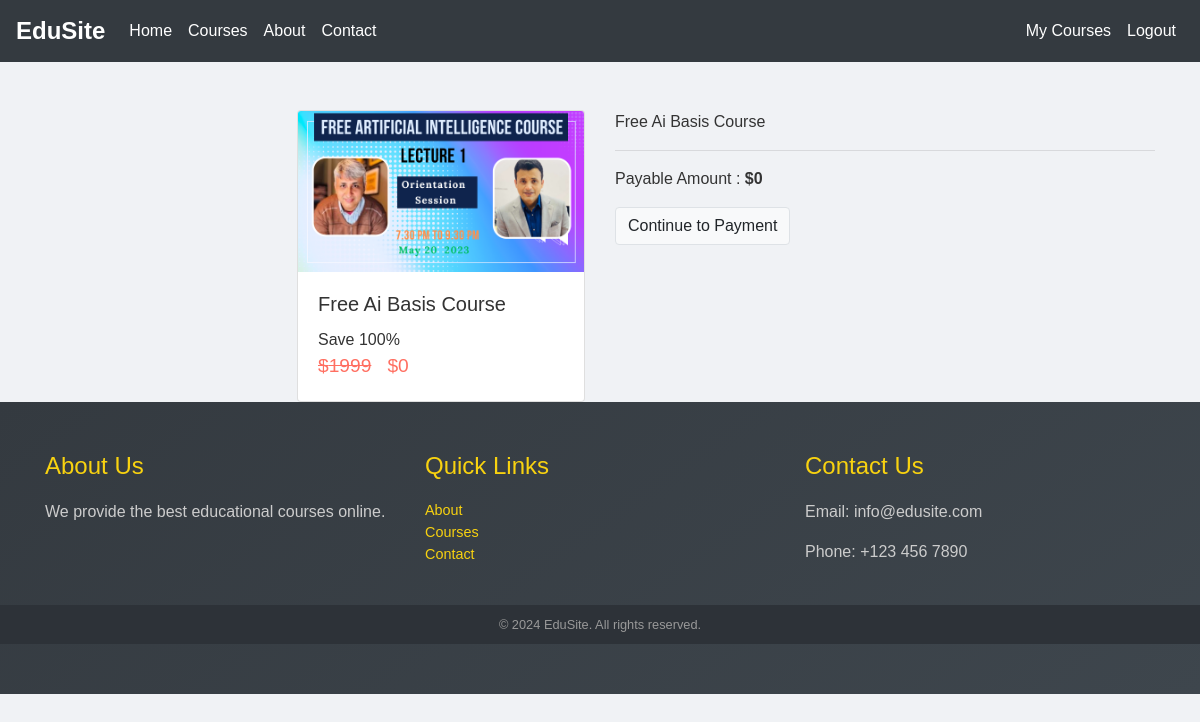
Page /check-out/Ai (signed in) on the committed database.
### courses/models/course.py (models this page shows, shortened)
class Course(models.Model):
    name = models.CharField(max_length = 50 , null = False)
    slug = models.CharField(max_length = 50 , null = False , unique = True)
    description = models.CharField(max_length = 200 , null = True)
    price = models.IntegerField(null=False)
    discount = models.IntegerField(null=False , default = 0)
    active = models.BooleanField(default = False)
    thumbnail = models.ImageField(upload_to = "files/thumbnail")
    date = models.DateTimeField(auto_now_add= True)
    resource = models.FileField(upload_to = "files/resource")
    length = models.IntegerField(null=False)

### courses/views/checkout.py (the view, shortened to what this page needs)
# urls.py: path('check-out/<str:slug>', checkout , name = 'check-out'),
@login_required(login_url='/login')
def checkout(request , slug):
    course = Course.objects.get(slug  = slug)
    user = request.user
    action = request.GET.get('action')
    order = None
    payment = None
    error = None
    try:
        user_course = UserCourse.objects.get(user = user  , course = course)
        error = "You are Already Enrolled in this Course"
    except:
        pass
    amount=None
    if error is None :
        amount =  int((course.price - ( course.price * course.discount * 0.01 )) * 100)
    if amount==0:
        userCourse = UserCourse(user = user , course = course)
        userCourse.save()
        return redirect('my-courses')
    context = {
        "course" : course ,
        "order" : order,
        "payment" : payment,
        "user" : user ,
        "error" : error
    }
    return  render(request , template_name="courses/check_out.html" , context=context )

### courses/templatetags/course_custom_tags.py (called while the page is built)
@register.simple_tag
def cal_sellprice(price , discount):
    if discount is None or discount is 0:
        return price
    sellprice = price
    sellprice = price - ( price * discount * 0.01 )
    return math.floor(sellprice)

### courses/templates/courses/check_out.html (shortened to what this page needs)
{% extends 'courses/base.html' %}
{% load course_custom_tags %}
{% block content %}
<div class="container">
    <br>
    <br>
    <div class="row">
        <div class="col mr-auto">
            <div class="card ml-auto" style="width: 18rem;">
                <img class="card-img-top" src="{{course.thumbnail.url}}" alt="Card image cap">
                <div class="card-body">
                    <h5 class="card-title">{{course.name}}</h5>
                    <p class="card-text m-0 p-0">
                        Save {{course.discount}}%
                        <br>
                        <span class="price">
                            <del>${{course.price}}</del>
                            <span>{% cal_sellprice course.price course.discount as value %} ${{value}}</span>
                        </span>
                    </p>
                </div>
            </div>
        </div>
        <div class="col">
            <div>
                <p class="display-5">{{course.name}}</p>
                <hr>
                <p class="display-5">Payable Amount : <b>{% cal_sellprice course.price course.discount as value %}
                        ${{value}}</b></p>
                <a class="btn btn-light border" href="?action=create_payment">Continue to Payment</a>
            </div>
        </div>
    </div>
</div>
{% endblock %}

### courses/static/courses/css/common.css (style rules this page uses)
.price { font-size: 1.2rem; color: #ff6f61; }

### courses/templates/courses/base.html (style rules this page uses)
body { font-family: 'Arial', sans-serif; background-color: #f0f2f5; color: #333; }
.price { font-size: 1.2rem; color: #ff6f61; }

### rows in the picture
Course: thumbnail (picture), name "Free Ai Basis Course", discount "100", price "1999"

### other values in the picture
{{ value }} "0"
